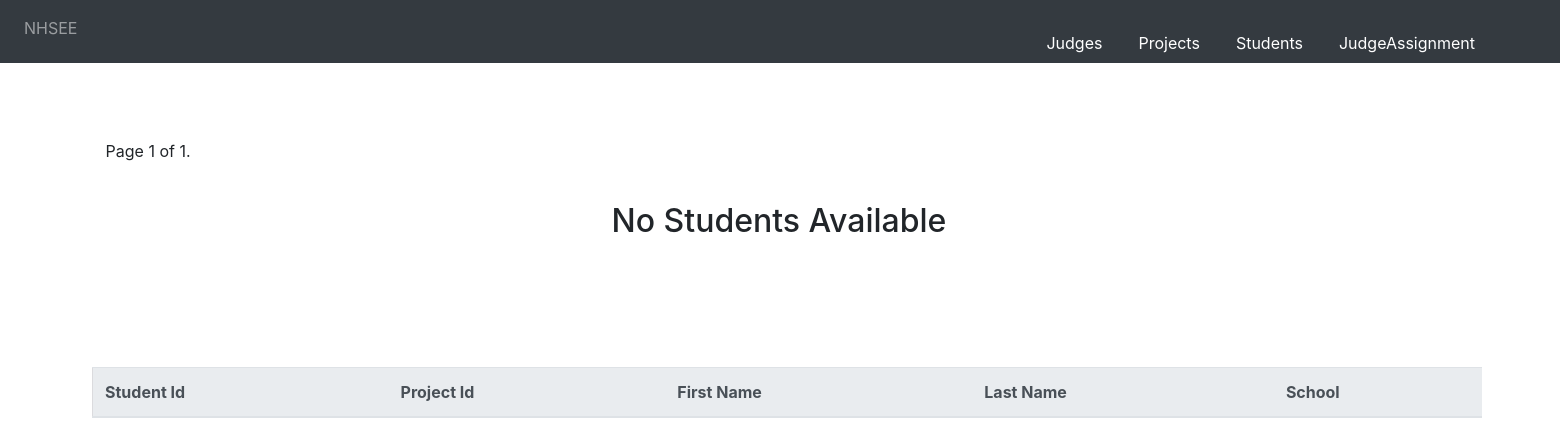
/students/?page=2, run on an earlier commit of the app's database.
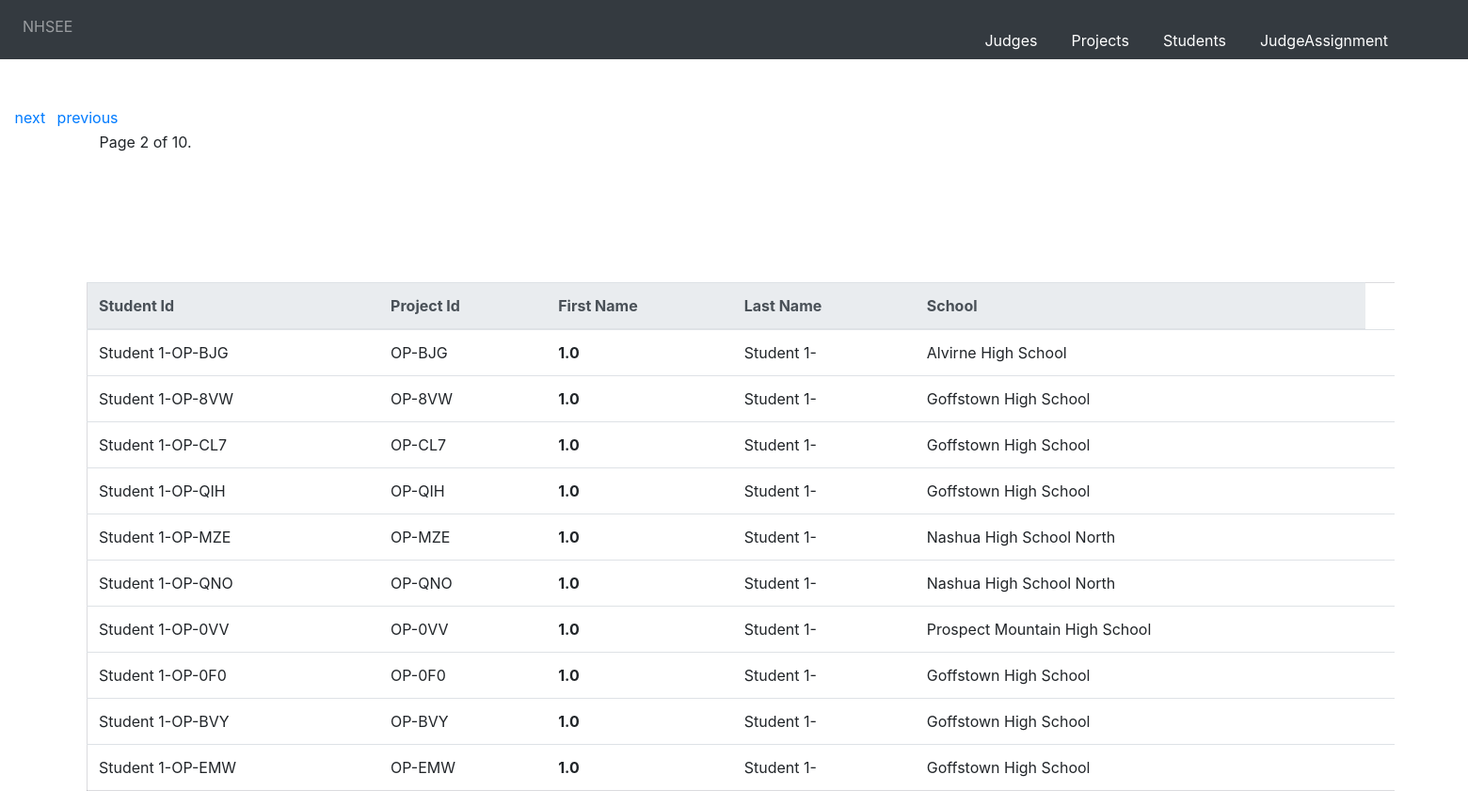
And on a later commit of the database.
### nhsee/models/student_model.py (models this page shows, shortened)
class student(Model):
        id=models.CharField(max_length=100 , primary_key=True,blank=False, unique=True)
        firstname=models.CharField(max_length=100)
        lastname=models.CharField(max_length=100)
        school=models.CharField(max_length=100)
        project_id=models.ForeignKey(project, on_delete=models.CASCADE)
        class Meta:
            db_table = "nhsee_student"

### nhsee/views/student_views.py (the view, shortened to what this page needs)
# urls.py: path(r'students/',student_views.studentlisting),
def studentlisting(request):
    if 'deletestudents' in request.POST:
        deleterequest=request.GET.get('delete')
        student.objects.all().delete()
    count = 0
    studentl = student.objects.all()
    studentslist=[]
    for students in studentl:
        studentslist.append({"first_name":students.firstname,"last_name":students.lastname,"project_id":students.project_id_id,"school":students.school,"student_id":students.id})
        count = count + 1
    paginator_projects = Paginator(studentslist, 10)
    page = request.GET.get('page')
    contacts = paginator_projects.get_page(page)
    return render(request,'students_template/liststudents.html',{"studentjson":contacts})

### templates/students_template/liststudents.html (shortened to what this page needs)
{% extends 'base.html' %}
{% block content %}
 <!DOCTYPE html>
<html lang="en">
<head>
  {% load staticfiles %}
  <link  rel="stylesheet" href="{% static "css/bootstrap.min.css" %}" />
</head>
{% include 'students_template/studentsform.html' %}
 <div class="pagination">
    <span class="step-links">
        {% if studentjson.has_previous %}
            <div class="previous">
            <a href="?page={{ studentjson.previous_page_number }}">previous</a></div>
        {% endif %}
        <div class="currentd">
        <span class="current">
            Page {{ studentjson.number }} of {{ studentjson.paginator.num_pages }}.
        </span></div>
        {% if studentjson.has_next %}
        <div class="first">
            <a href="?page={{ studentjson.next_page_number }}">next</a></div>
        {% endif %}
    </span>
</div>
<div class="table-class">
<table class="table">
  <thead class="thead-light">
    <tr>
      <th scope="col">Student Id</th>
      <th scope="col">Project Id</th>
      <th scope="col">First Name</th>
      <th scope="col">Last Name</th>
      <th scope="col">School</th>
    </tr>
  </thead>
    <tbody>
    {% if studentjson %}
        {% for students in studentjson %}
        <tr>
            <td>{{ students.student_id }}</td>
            <td>{{ students.project_id }}</td>
            <td><strong>{{ students.first_name }}</strong></td>
            <td>{{ students.last_name }}</td>
            <td>{{ students.school }}</td>
            <td>
            </td>
        </tr>
        {% endfor %}
    {% else %}
      <div class="heading"><h2>No Students Available<h2></div>
    {% endif %}
    </tbody>
    </table>
    </div>
</html>
{% endblock %}

What changed in the data, as far as the page shows it:
added student: student_id "Student 1-OP-BJG", project_id "OP-BJG", first_name "1.0", last_name "Student 1-", school "Alvirne High School"
added student: student_id "Student 1-OP-8VW", project_id "OP-8VW", first_name "1.0", last_name "Student 1-", school "Goffstown High School"
added student: student_id "Student 1-OP-CL7", project_id "OP-CL7", first_name "1.0", last_name "Student 1-", school "Goffstown High School"
added student: student_id "Student 1-OP-QIH", project_id "OP-QIH", first_name "1.0", last_name "Student 1-", school "Goffstown High School"
added student: student_id "Student 1-OP-MZE", project_id "OP-MZE", first_name "1.0", last_name "Student 1-", school "Nashua High School North"
added student: student_id "Student 1-OP-QNO", project_id "OP-QNO", first_name "1.0", last_name "Student 1-", school "Nashua High School North"
added student: student_id "Student 1-OP-0VV", project_id "OP-0VV", first_name "1.0", last_name "Student 1-", school "Prospect Mountain High School"
added student: student_id "Student 1-OP-0F0", project_id "OP-0F0", first_name "1.0", last_name "Student 1-", school "Goffstown High School"
added student: student_id "Student 1-OP-BVY", project_id "OP-BVY", first_name "1.0", last_name "Student 1-", school "Goffstown High School"
added student: student_id "Student 1-OP-EMW", project_id "OP-EMW", first_name "1.0", last_name "Student 1-", school "Goffstown High School"
Also different on the page:
{{ studentjson.number }}: "1" → "2"
{{ studentjson.paginator.num_pages }}: "1" → "10"
text no longer shown: "No Students Available"
text now shown: "previous next"
